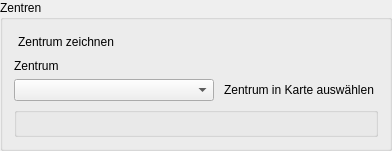
         <widget class="QgsCollapsibleGroupBox" name="mGroupBox_4">
          <property name="title">
           <string>Zentren</string>
          </property>
          <property name="collapsed">
           <bool>true</bool>
          </property>
          <layout class="QVBoxLayout" name="verticalLayout_5">
           <item>
            <widget class="QPushButton" name="draw_center_button">
             <property name="sizePolicy">
              <sizepolicy hsizetype="Fixed" vsizetype="Fixed">
               <horstretch>0</horstretch>
               <verstretch>0</verstretch>
              </sizepolicy>
             </property>
             <property name="cursor">
              <cursorShape>PointingHandCursor</cursorShape>
             </property>
             <property name="toolTip">
              <string>&lt;html&gt;&lt;head/&gt;&lt;body&gt;&lt;p&gt;&lt;span style=&quot; font-weight:600;&quot;&gt;Zentren zeichnen&lt;/span&gt;&lt;/p&gt;&lt;p&gt;Klicken der Schaltfläche ermöglicht das Einzeichnen von Zentren in die Karte. Zentren sind Teilbereich von Gemeinden (z.B. eine Innenstadt), für die in der Auswertung ein gesondertes Ergebnis ausgewiesen werden soll.&lt;/p&gt;&lt;/body&gt;&lt;/html&gt;</string>
             </property>
             <property name="text">
              <string>Zentrum zeichnen</string>
             </property>
             <property name="icon">
              <iconset>
               <normaloff>../../images/iconset_mob/20190619_iconset_mob_draw_polygon_1_checkable.png</normaloff>
               <normalon>../../images/iconset_mob/20190619_iconset_mob_draw_polygon_2_checkable.png</normalon>../../images/iconset_mob/20190619_iconset_mob_draw_polygon_1_checkable.png</iconset>
             </property>
             <property name="iconSize">
              <size>
               <width>24</width>
               <height>24</height>
              </size>
             </property>
             <property name="checkable">
              <bool>true</bool>
             </property>
             <property name="autoExclusive">
              <bool>true</bool>
             </property>
             <property name="flat">
              <bool>true</bool>
             </property>
            </widget>
           </item>
           <item>
            <widget class="QLabel" name="label_15">
             <property name="text">
              <string>Zentrum</string>
             </property>
            </widget>
           </item>
           <item>
            <layout class="QHBoxLayout" name="horizontalLayout_19">
             <item>
              <widget class="QComboBox" name="centers_combo">
               <property name="minimumSize">
                <size>
                 <width>200</width>
                 <height>0</height>
                </size>
               </property>
               <property name="toolTip">
                <string>&lt;html&gt;&lt;head/&gt;&lt;body&gt;&lt;p&gt;&lt;span style=&quot; font-weight:600;&quot;&gt;Zentrum aus der Liste auswählen&lt;/span&gt;&lt;/p&gt;&lt;p&gt;Ein bereits in der Karte eingezeichnetes Zentrum aus der Liste auswählen, um den Namen zu ändern oder es zu löschen.&lt;/p&gt;&lt;/body&gt;&lt;/html&gt;</string>
               </property>
              </widget>
             </item>
             <item>
              <widget class="QPushButton" name="select_center_button">
               <property name="sizePolicy">
                <sizepolicy hsizetype="Fixed" vsizetype="Fixed">
                 <horstretch>0</horstretch>
                 <verstretch>0</verstretch>
                </sizepolicy>
               </property>
               <property name="cursor">
                <cursorShape>PointingHandCursor</cursorShape>
               </property>
               <property name="toolTip">
                <string>&lt;html&gt;&lt;head/&gt;&lt;body&gt;&lt;p&gt;&lt;span style=&quot; font-weight:600;&quot;&gt;Zentrum in der Karte auswählen&lt;/span&gt;&lt;/p&gt;&lt;p&gt;Klicken der Schaltfläche ermöglicht das Auswählen eines bereits gezeichneten Zentrums durch Anklicken in der Karte. Nach der Auswahl kann dessen Name verändert werden oder es kann gelöscht werden.&lt;/p&gt;&lt;/body&gt;&lt;/html&gt;</string>
               </property>
               <property name="text">
                <string>Zentrum in Karte auswählen</string>
               </property>
               <property name="icon">
                <iconset>
                 <normaloff>../../images/iconset_mob/20190619_iconset_mob_select_11.png</normaloff>
                 <normalon>../../images/iconset_mob/20190619_iconset_mob_select_21.png</normalon>../../images/iconset_mob/20190619_iconset_mob_select_11.png</iconset>
               </property>
               <property name="iconSize">
                <size>
                 <width>24</width>
                 <height>24</height>
                </size>
               </property>
               <property name="checkable">
                <bool>true</bool>
               </property>
               <property name="autoExclusive">
                <bool>false</bool>
               </property>
               <property name="flat">
                <bool>true</bool>
               </property>
              </widget>
             </item>
            </layout>
           </item>
           <item>
            <widget class="QGroupBox" name="center_parameter_group">
             <property name="font">
              <font>
               <family>MS Shell Dlg 2</family>
               <pointsize>8</pointsize>
               <weight>50</weight>
               <bold>false</bold>
              </font>
             </property>
             <property name="title">
              <string/>
             </property>
             <layout class="QVBoxLayout" name="verticalLayout_19"/>
            </widget>
           </item>
          </layout>
         </widget>
